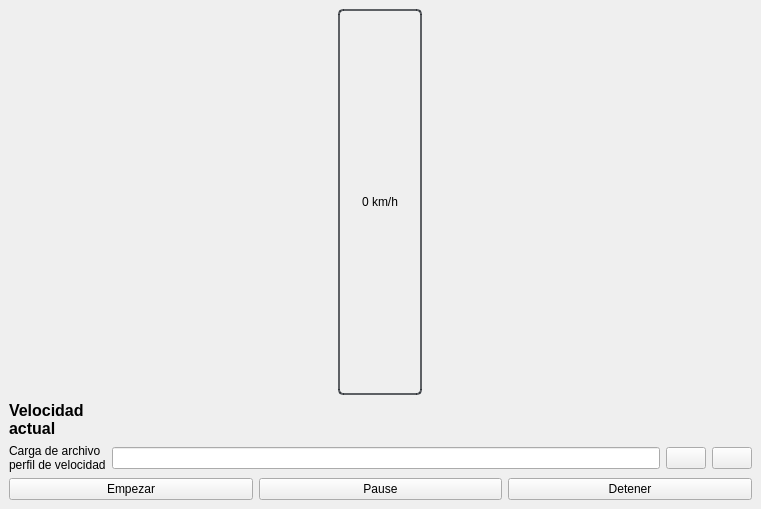
<?xml version="1.0" encoding="UTF-8"?>
<ui version="4.0">
 <class>MainWindow</class>
 <widget class="QMainWindow" name="MainWindow">
  <property name="geometry">
   <rect>
    <x>0</x>
    <y>0</y>
    <width>761</width>
    <height>509</height>
   </rect>
  </property>
  <property name="windowTitle">
   <string>Interfaz para prueba con perfil de velocidad</string>
  </property>
  <widget class="QWidget" name="centralwidget">
   <layout class="QVBoxLayout" name="verticalLayout">
    <item>
     <layout class="QHBoxLayout" name="horizontalLayout_3">
      <property name="spacing">
       <number>100</number>
      </property>
      <property name="sizeConstraint">
       <enum>QLayout::SetDefaultConstraint</enum>
      </property>
      <property name="rightMargin">
       <number>0</number>
      </property>
      <item>
       <widget class="QProgressBar" name="Measure_Gauge">
        <property name="styleSheet">
         <string notr="true">QProgressBar {
border: 2px solid rgba(33, 37, 43, 180);
border-radius: 5px;
text-align: center;
font: 75 14pt &quot;MS Shell Dlg 2&quot;;
background-color:transparent;
color: black;
width: 80;

}
QProgressBar::chunk {
    background-color: rgb(0, 170, 0);
}</string>
        </property>
        <property name="maximum">
         <number>400</number>
        </property>
        <property name="value">
         <number>0</number>
        </property>
        <property name="textVisible">
         <bool>true</bool>
        </property>
        <property name="orientation">
         <enum>Qt::Vertical</enum>
        </property>
        <property name="invertedAppearance">
         <bool>false</bool>
        </property>
        <property name="format">
         <string>%v km/h</string>
        </property>
       </widget>
      </item>
      <item>
       <layout class="QVBoxLayout" name="Senales"/>
      </item>
     </layout>
    </item>
    <item>
     <layout class="QHBoxLayout" name="horizontalLayout">
      <item>
       <widget class="QLabel" name="label_2">
        <property name="font">
         <font>
          <pointsize>12</pointsize>
          <weight>75</weight>
          <bold>true</bold>
         </font>
        </property>
        <property name="text">
         <string>Velocidad
actual</string>
        </property>
        <property name="alignment">
         <set>Qt::AlignLeading|Qt::AlignLeft|Qt::AlignVCenter</set>
        </property>
       </widget>
      </item>
     </layout>
    </item>
    <item>
     <layout class="QHBoxLayout" name="horizontalLayout_4">
      <item>
       <widget class="QLabel" name="label_4">
        <property name="text">
         <string>Carga de archivo
perfil de velocidad</string>
        </property>
       </widget>
      </item>
      <item>
       <widget class="QLineEdit" name="Path"/>
      </item>
      <item>
       <widget class="QPushButton" name="Accept">
        <property name="text">
         <string/>
        </property>
        <property name="icon">
         <iconset>
          <normaloff>Images/Accept.png</normaloff>Images/Accept.png</iconset>
        </property>
       </widget>
      </item>
      <item>
       <widget class="QPushButton" name="Load_file">
        <property name="text">
         <string/>
        </property>
        <property name="icon">
         <iconset>
          <normaloff>Images/Load.png</normaloff>Images/Load.png</iconset>
        </property>
       </widget>
      </item>
     </layout>
    </item>
    <item>
     <layout class="QHBoxLayout" name="horizontalLayout_5">
      <item>
       <widget class="QPushButton" name="Start">
        <property name="text">
         <string>Empezar</string>
        </property>
       </widget>
      </item>
      <item>
       <widget class="QPushButton" name="Pause">
        <property name="text">
         <string>Pause</string>
        </property>
       </widget>
      </item>
      <item>
       <widget class="QPushButton" name="Stop">
        <property name="text">
         <string>Detener</string>
        </property>
       </widget>
      </item>
     </layout>
    </item>
   </layout>
  </widget>
 </widget>
 <resources/>
 <connections/>
</ui>
